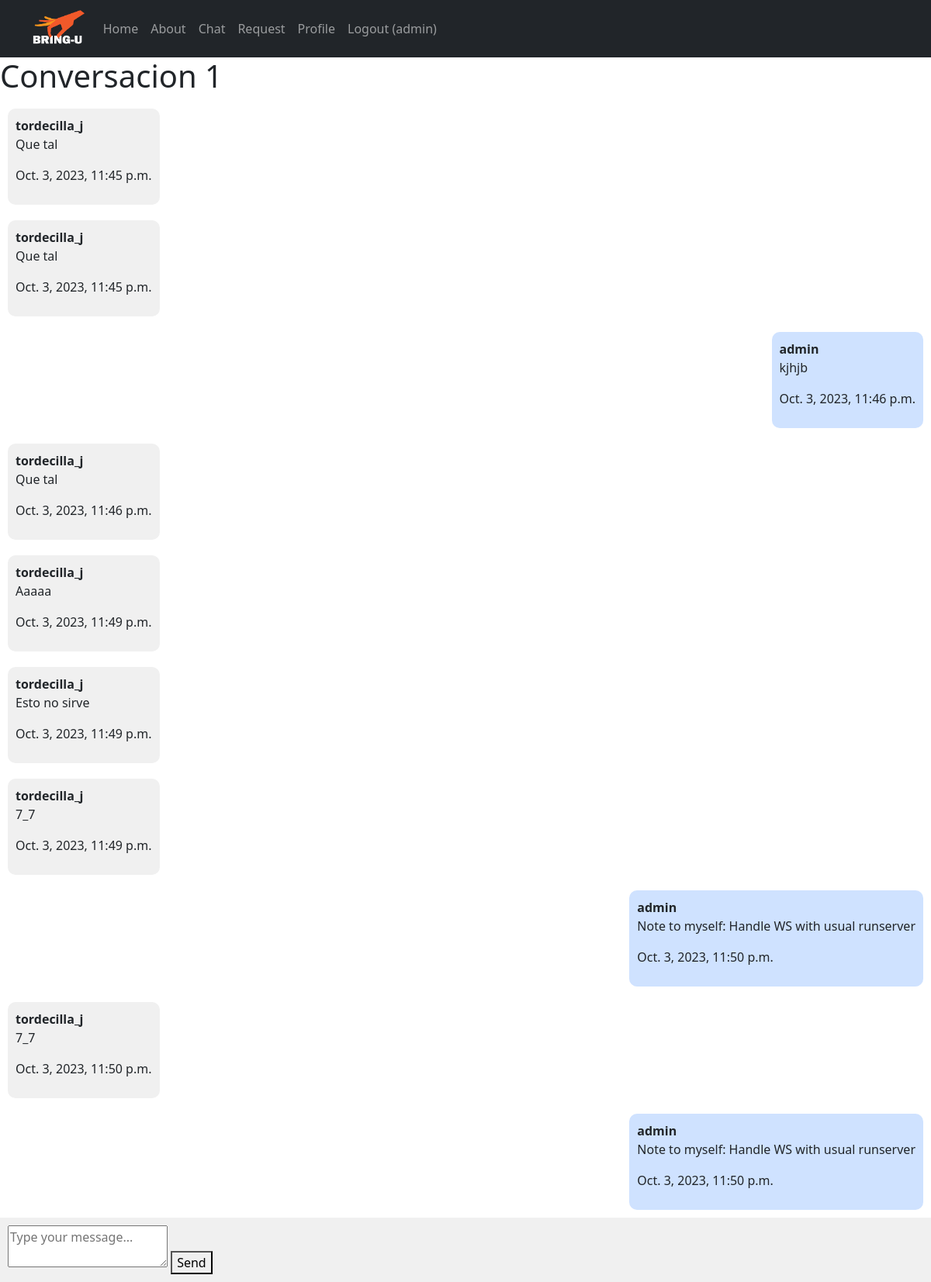
Screenshot of /chat/conversation/1/ (signed in) with the database file from the repository.
### accounts/models.py (models this page shows)
class UserProfile(AbstractUser):
    id = models.AutoField(primary_key=True)
    is_service_prov = models.BooleanField(default=False)
    first_name = models.CharField(max_length=100)
    last_name = models.CharField(max_length=100)
    username = models.CharField(max_length=15, unique=True)
    tel = models.IntegerField(null=True)
    profile_pic = models.ImageField(upload_to=upload_to, blank=True, null=True)
    email = models.EmailField()
    pass

### chat/models.py (models this page shows, shortened)
class Chat(models.Model):
    id_chat = models.AutoField(primary_key=True)
    fk_id_delivery = models.ForeignKey(Delivery, on_delete=models.CASCADE)
    last_update = models.DateTimeField(auto_now=True)

class Message(models.Model):
    id_message = models.AutoField(primary_key=True)
    fk_id_chat = models.ForeignKey(Chat, on_delete=models.CASCADE)
    sender = models.ForeignKey(UserProfile, on_delete=models.CASCADE)
    content = models.TextField()
    status = models.BooleanField(default=False)
    timestamp = models.DateTimeField(default=timezone.now)

### chat/views.py (the view, shortened to what this page needs)
# urls.py: path('conversation/<int:id_chat>/', views.Conversation, name='conversation'),
def Conversation(request, id_chat):
    user = request.user
    current_user = UserProfile.objects.get(username=user)
    chat = get_object_or_404(Chat, pk=id_chat)
    messages = Message.objects.filter(fk_id_chat=chat)
    context = {
        'user': user,
        'chat': chat,
        'messages': messages,
        'chatId': chat.id_chat,
    }
    if request.method == 'GET':
        if request.META.get('HTTP_X_REQUESTED_WITH') == 'XMLHttpRequest':
            messages_list = [
                {
                    'user': message.sender.username,
                    'value': message.content,
                    'date': message.timestamp.strftime("%b. %d, %Y, %I:%M %p")
                }
                for message in messages
            ]
            return render(request, 'conversation.html', context)
        else:
            return render(request, 'conversation.html', context)

### chat/templates/conversation.html (shortened to what this page needs)
{% extends 'base.html' %}
{% block content %}
<body>
    <h1 id="title" data-chat-id="{{ chatId }}">Conversacion {{ chat.id_chat }}</h1>
    <div class="chat-container" id="chat-container">
        {% for message in messages %}
        <div class="messages {% if message.sender == user %}messages-sent{% else %}messages-received{% endif %}" data-sender="{{ message.sender }}">
            <span class="message-sender">{{ message.sender }}</span>
            <p>{{ message.content }}</p>
            <p>{{ message.timestamp }}</p>
        </div>
        {% endfor %}
    </div>
    <div class="message-input-container">
        <form id="message-form" method="POST">
            <textarea id="message" name="content" placeholder="Type your message..."></textarea>
            <button type="submit" id="send-button" >Send</button>
        </form>
    </div>
</body>
</html>
{% endblock content %}

### bring_u/templates/base.html (shortened to what this page needs)
    <!DOCTYPE html>
    <html lang="en">
    <head>
        <link href="https://cdn.jsdelivr.net/npm/bootstrap@5.3.1/dist/css/bootstrap.min.css" rel="stylesheet">
    </head>
    <body>
        <header>
            <nav class="navbar navbar-expand-lg navbar-dark bg-dark">
            <div class="container d-flex">
                <a class="navbar-brand pr-4 logo" href="/"><img src="/media/logo.png" alt="" height="48px"></a>
                <div class="collapse navbar-collapse mr-auto" id="navbarNav">
                    <ul class="navbar-nav ml-auto">
                        <li class="nav-item mr-auto">
                            <a class="nav-link" href="/">Home</a>
                        </li>
                        <li class="nav-item">
                            <a class="nav-link" href="#">About</a>
                        </li>
                        <li class="nav-item">
                            <a class="nav-link" href="/chat">Chat</a>
                        </li>
                        <li class="nav-item">
                            <a class="nav-link" href="/request"> Request</a>
                        </li>
                        {% if user.is_authenticated %}
                            <li class="nav-item">
                                <a class="nav-link" href="/profile">Profile</a>
                            </li>
                        {% endif %}
                        <div class="navbar-nav ms-auto">
                                {% if user.is_authenticated %}
                                <a class="nav-link" href="{% url 'logoutaccount' %}">
                                    Logout ({{ user.username }})
                                </a>
                                {% else %}
                                <a class="nav-link" href="{% url 'loginaccount' %}">Login</a>
                                <a class="nav-link" href="{% url 'signup' %}">
                                    Sign Up
                                </a>
                                {% endif %}
                        </div>
                    </ul>
                </div>
            </div>
        </nav>
        </header>
        <main>
            {% block content %}
            {% endblock %}
    </body>
</html>

### chat/templates/conversation.html (style rules this page uses)
body { margin: 0; padding: 0; }
.chat-container { height: auto; display: flex; flex-direction: column; justify-content: flex-start; }
.messages { border-radius: 10px; padding: 10px; margin: 10px; max-width: 70%; }
.messages-sent { background-color: #cfe2ff; align-self: flex-end; }
.messages-received { background-color: #f0f0f0; align-self: flex-start; }
.message-sender { font-weight: bold; }
.message-input-container { display: flex; align-items: center; justify-content: space-between; padding: 10px; background-color: #f0f0f0; }

### rows the page displays
UserProfile: username "admin"
Chat: id_chat "1"
Message: sender "tordecilla_j", content "Que tal", timestamp "Oct. 3, 2023, 11:45 p.m."
Message: sender "tordecilla_j", content "Que tal", timestamp "Oct. 3, 2023, 11:45 p.m."
Message: sender "admin", content "kjhjb", timestamp "Oct. 3, 2023, 11:46 p.m."
Message: sender "tordecilla_j", content "Que tal", timestamp "Oct. 3, 2023, 11:46 p.m."
Message: sender "tordecilla_j", content "Aaaaa", timestamp "Oct. 3, 2023, 11:49 p.m."
Message: sender "tordecilla_j", content "Esto no sirve", timestamp "Oct. 3, 2023, 11:49 p.m."
Message: sender "tordecilla_j", content "7_7", timestamp "Oct. 3, 2023, 11:49 p.m."
Message: sender "admin", content "Note to myself: Handle WS with usual runserver", timestamp "Oct. 3, 2023, 11:50 p.m."
Message: sender "tordecilla_j", content "7_7", timestamp "Oct. 3, 2023, 11:50 p.m."
Message: sender "admin", content "Note to myself: Handle WS with usual runserver", timestamp "Oct. 3, 2023, 11:50 p.m."
